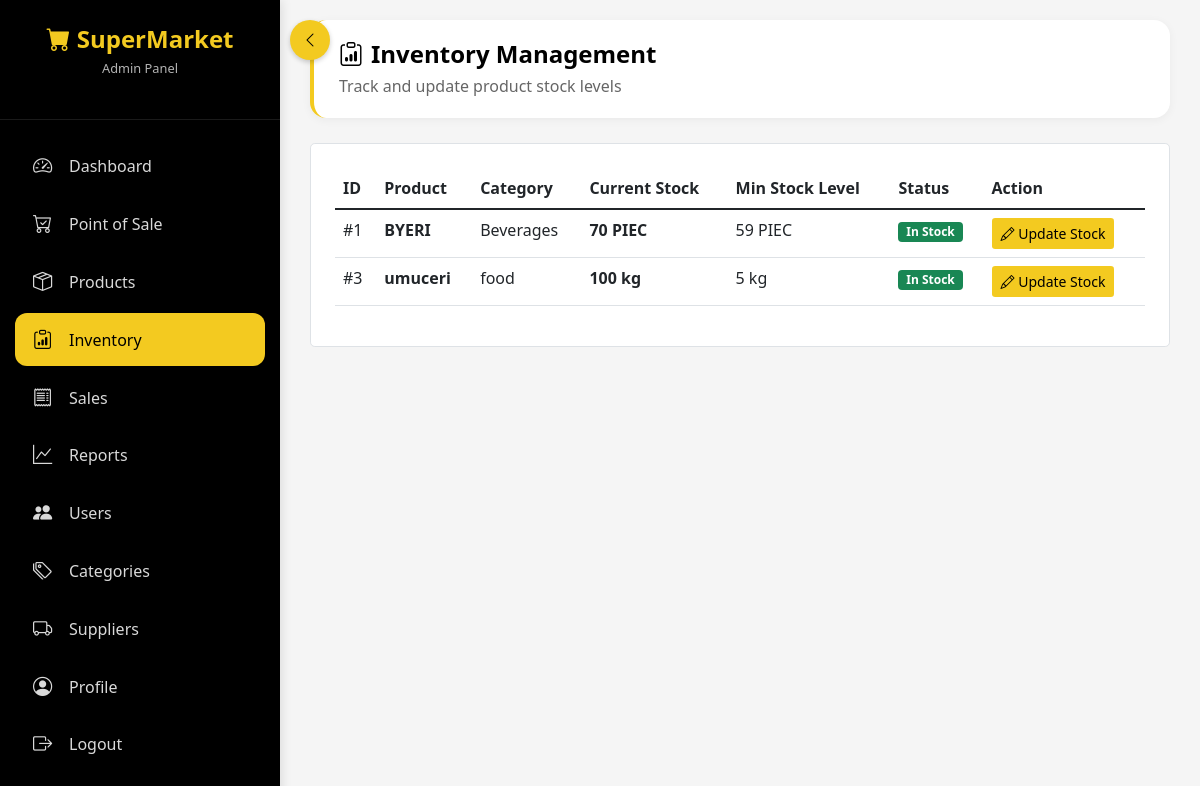
The app's page /inventory.php (signed in) with its own data.
### tables this page shows
CREATE TABLE `products` (
  `id` int(11) NOT NULL,
  `barcode` varchar(50) DEFAULT NULL,
  `name` varchar(200) NOT NULL,
  `description` text DEFAULT NULL,
  `category_id` int(11) DEFAULT NULL,
  `supplier_id` int(11) DEFAULT NULL,
  `price` decimal(10,2) NOT NULL DEFAULT 0.00,
  `cost_price` decimal(10,2) DEFAULT 0.00,
  `stock_quantity` int(11) NOT NULL DEFAULT 0,
  `min_stock_level` int(11) DEFAULT 5,
  `unit` varchar(20) DEFAULT 'piece',
  `image_url` varchar(255) DEFAULT NULL,
  `status` enum('active','inactive') DEFAULT 'active',
  `created_at` timestamp NOT NULL DEFAULT current_timestamp(),
  `updated_at` timestamp NULL DEFAULT NULL ON UPDATE current_timestamp()
);

CREATE TABLE `categories` (
  `id` int(11) NOT NULL,
  `name` varchar(100) NOT NULL,
  `description` text DEFAULT NULL,
  `status` enum('active','inactive') DEFAULT 'active',
  `created_at` timestamp NOT NULL DEFAULT current_timestamp()
);

### inventory.php (the view, shortened to what this page needs)
<?php
require_once 'config.php';
$products = $pdo->query("SELECT p.*, c.name as category_name FROM products p LEFT JOIN categories c ON p.category_id = c.id ORDER BY p.stock_quantity ASC")->fetchAll();
?>
<?php include 'header.php'; ?>
<div class="main-content" id="mainContent">
    <div class="page-header">
        <h1><i class="bi bi-clipboard-data me-2"></i>Inventory Management</h1>
        <p>Track and update product stock levels</p>
    </div>
    <div class="bg-white rounded-3 p-4 border">
        <div class="table-responsive">
            <table class="table table-hover">
                <thead>
                    <tr>
                        <th>ID</th>
                        <th>Product</th>
                        <th>Category</th>
                        <th>Current Stock</th>
                        <th>Min Stock Level</th>
                        <th>Status</th>
                        <th>Action</th>
                    </tr>
                </thead>
                <tbody>
                    <?php foreach ($products as $p):
                        $stock_status = '';
                        $status_class = '';
                        if ($p['stock_quantity'] <= 0) {
                            $stock_status = 'Out of Stock';
                            $status_class = 'stock-critical';
                        } elseif ($p['stock_quantity'] <= $p['min_stock_level']) {
                            $stock_status = 'Low Stock';
                            $status_class = 'stock-low';
                        } else {
                            $stock_status = 'In Stock';
                            $status_class = '';
                        }
                    ?>
                        <tr class="<?php echo $status_class; ?>">
                            <td>#<?php echo $p['id']; ?></td>
                            <td><strong><?php echo htmlspecialchars($p['name']); ?></strong></td>
                            <td><?php echo $p['category_name']; ?></td>
                            <td class="fw-bold"><?php echo $p['stock_quantity']; ?> <?php echo $p['unit']; ?></td>
                            <td><?php echo $p['min_stock_level']; ?> <?php echo $p['unit']; ?></td>
                            <td><span class="badge bg-<?php echo $p['stock_quantity'] <= 0 ? 'danger' : ($p['stock_quantity'] <= $p['min_stock_level'] ? 'warning' : 'success'); ?>"><?php echo $stock_status; ?></span></td>
                            <td>
                                <button class="btn btn-sm" style="background:#f3ca20; color:#000;" data-bs-toggle="modal" data-bs-target="#stockModal" onclick="setStockData(<?php echo $p['id']; ?>, '<?php echo addslashes($p['name']); ?>', <?php echo $p['stock_quantity']; ?>)">
                                    <i class="bi bi-pencil"></i> Update Stock
                                </button>
                            </td>
                        </tr>
                    <?php endforeach; ?>
                </tbody>
            </table>
        </div>
    </div>
</div>

### header.php (style rules this page uses)
* { margin: 0; padding: 0; box-sizing: border-box; }
body { background: #f5f5f5; font-family: 'Segoe UI', 'Roboto', sans-serif; overflow-x: hidden; }
.main-content { flex: 1; margin-left: 280px; padding: 20px 30px; transition: all 0.3s ease; width: calc(100% - 280px); min-height: 100vh; }
.page-header { background: white; border-radius: 16px; padding: 20px 25px; margin-bottom: 25px; box-shadow: 0 2px 10px rgba(0, 0, 0, 0.05); border-left: 4px solid #f3ca20; }
.page-header h1 { font-size: 1.5rem; font-weight: 700; color: #000; margin-bottom: 5px; }
.page-header p { color: #666; margin: 0; }

### records on screen
products: id "1", name "BYERI", category.name "Beverages", stock_quantity "70", unit "PIEC", min_stock_level "59", stock_status "In Stock"
products: id "3", name "umuceri", category.name "food", stock_quantity "100", unit "kg", min_stock_level "5", stock_status "In Stock"

### other values on screen
$_SESSION['user_role'] "Admin"
